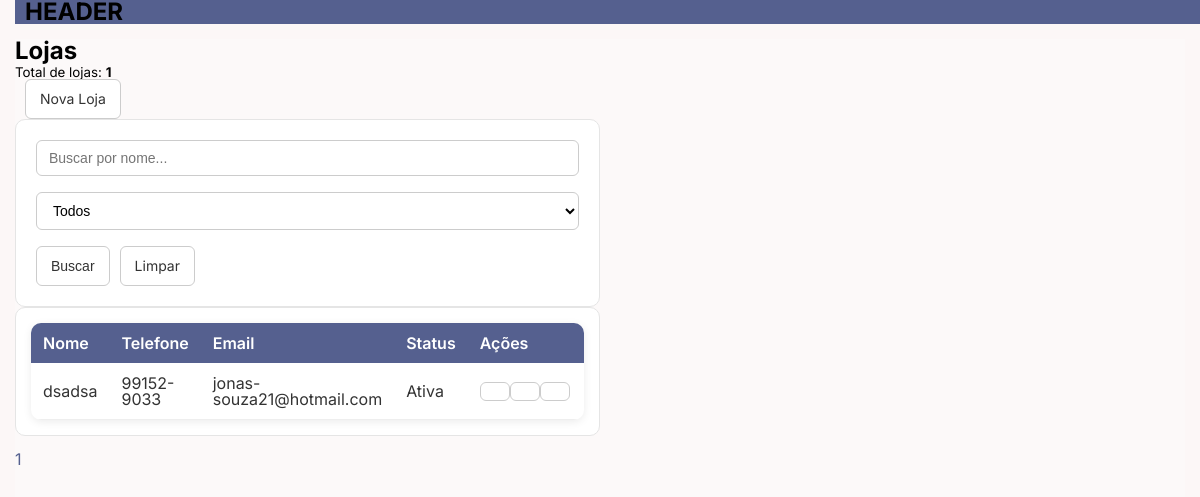
The app's page /lojas/ with its own data.
### Lojas/models.py (models this page shows, shortened)
class Loja(models.Model):
    nome = models.CharField(
        max_length=150,
        verbose_name="Nome"
    )
    slug = models.SlugField(
        unique=True,
        verbose_name="Slug"
    )
    logo = models.ImageField(
        upload_to="lojas/logos/",
        blank=True,
        null=True,
        verbose_name="Logo"
    )
    telefone = models.CharField(
        max_length=20,
        blank=True
    )
    whatsapp = models.CharField(
        max_length=20,
        blank=True
    )
    email = models.EmailField(
        blank=True
    )
    endereco = models.OneToOneField(
        Endereco,
        on_delete=models.CASCADE,
        related_name="loja",null=True
    )
    ativa = models.BooleanField(
        default=True
    )
    criado_em = models.DateTimeField(
        auto_now_add=True
    )
    atualizado_em = models.DateTimeField(
        auto_now=True
    )
    class Meta:
        ordering = ["nome"]
        verbose_name = "Loja"
        verbose_name_plural = "Lojas"

### Lojas/views/Lojas/index.py (the view)
# urls.py: path("", views.lista_lojas, name="lista"),
def lista_lojas(request):
    busca = request.GET.get("busca", "")
    status = request.GET.get("status", "")
    lojas = Loja.objects.all()
    if busca:
        lojas = lojas.filter(
            Q(nome__icontains=busca)
        )
    if status == "ativas":
        lojas = lojas.filter(ativa=True)
    elif status == "inativas":
        lojas = lojas.filter(ativa=False)
    total_lojas = lojas.count()
    paginator = Paginator(lojas.order_by("nome"), 10)
    page = request.GET.get("page")
    lojas = paginator.get_page(page)
    context = {
        "lojas": lojas,
        "busca": busca,
        "status": status,
        "total_lojas": total_lojas,
    }
    return render(request, "lojas/list_shop.html", context)

### Lojas/templates/Lojas/list_shop.html (shortened to what this page needs)
{% extends "templates/base.html" %}
{% load static %}
{% block content %}
<div class="container mt-4">
    <div class="d-flex justify-content-between align-items-center mb-4">
        <div>
            <h2>Lojas</h2>
            <small>Total de lojas: <strong>{{ total_lojas }}</strong></small>
        </div>
        <a href="{% url 'lojas:nova' %}" class="btn btn-success btn-cancel">
            Nova Loja
        </a>
    </div>
    <form method="GET">
        <div class="row mb-3">
            <div class="col-md-5">
                <input
                    type="text"
                    class="form-control"
                    placeholder="Buscar por nome..."
                    name="busca"
                    value="{{ busca }}">
            </div>
            <br>
            <div class="col-md-3">
                <select class="form-select" name="status">
                    <option value="">Todos</option>
                </select>
            </div>
            <br>
            <div class="div-flex">
                <button class="btn btn-primary w-100">
                    Buscar
                </button>
                <div class="col-md-2">
                <a href="{% url 'lojas:lista' %}" class="btn btn-cancel w-100">
                    Limpar
                </a>
            </div>
            </div>
        </div>
    </form>
    <div class="card">
        <div class="table-responsive">
            <table class="table table-hover align-middle mb-0">
                <thead>
                    <tr>
                        <th>Nome</th>
                        <th>Telefone</th>
                        <th>Email</th>
                        <th>Status</th>
                        <th width="180">Ações</th>
                    </tr>
                </thead>
                <tbody>
                    {% for loja in lojas %}
                    <tr>
                        <td>{{ loja.nome }}</td>
                        <td>{{ loja.telefone }}</td>
                        <td>{{ loja.email }}</td>
                        <td>
                            {% if loja.ativa %}
                                <span class="badge bg-success">
                                    Ativa
                                </span>
                            {% else %}
                                <span class="badge bg-danger">
                                    Inativa
                                </span>
                            {% endif %}
                        </td>
                        <td>
                            <a href="{% url 'lojas:detalhes' loja.pk %}"
                               class="btn btn-sm btn-info">
                            </a>
                            <a href="{% url 'lojas:editar' loja.pk %}"
                               class="btn btn-sm btn-warning">
                            </a>
                            <a href="#"
                               class="btn btn-sm btn-danger">
                            </a>
                        </td>
                    </tr>
                    {% empty %}
                    <tr>
                        <td colspan="5" class="text-center">
                            Nenhuma loja encontrada.
                        </td>
                    </tr>
                    {% endfor %}
                </tbody>
            </table>
        </div>
    </div>
    <nav class="mt-4">
        <ul class="pagination justify-content-center">
            {% for pagina in lojas.paginator.page_range %}
                <li class="page-item {% if pagina == lojas.number %}active{% endif %}">
                    <a class="page-link"
                       href="?page={{ pagina }}&busca={{ busca }}&status={{ status }}">
                        {{ pagina }}
                    </a>
                </li>
            {% endfor %}
        </ul>
    </nav>
</div>
{% endblock %}

### global/static/css/style.css (style rules this page uses)
* { margin: 0; padding: 0; box-sizing: border-box; }
body { line-height: 1; font-family: 'Inter', sans-serif; background: hsl(0, 12%, 92%); color: #000; }
ul, ol { list-style: none; }
a { color: #55608f; text-decoration: none; }
form { background: #fff; padding: 20px; border-radius: 10px; border: 1px solid #e5e5e5; }
input, select, textarea { width: 100%; padding: 9px 12px; font-size: 14px; border: 1px solid #ccc; border-radius: 6px; background: #fff; outline: none; transition: 0.2s; }
.btn-cancel { display: inline-flex; align-items: center; justify-content: center; margin-left: 10px; }
button, .btn { height: 40px; padding: 0 14px; font-size: 14px; border-radius: 6px; border: 1px solid #ccc; background: #fff; color: #333; cursor: pointer; transition: 0.2s; }
table { width: 100%; border-collapse: collapse; border-radius: 10px; overflow: hidden; background: #fff; box-shadow: 0 2px 8px rgba(0,0,0,0.08); }
th { padding: 12px; background: #55608f; color: #fff; text-align: left; font-weight: 600; }
td { padding: 12px; border-bottom: 1px solid #eee; color: #333; }
.card { background: #fff; border-radius: 10px; padding: 15px; border: 1px solid #e5e5e5; margin-bottom: 15px; }
.div-flex { display: flex; }

### records on screen
Loja: nome "dsadsa", telefone "99152-9033", email "jonas-souza21@hotmail.com", ativa "Ativa"

### other values on screen
{{ total_lojas }} "1"
{{ pagina }} "1"
